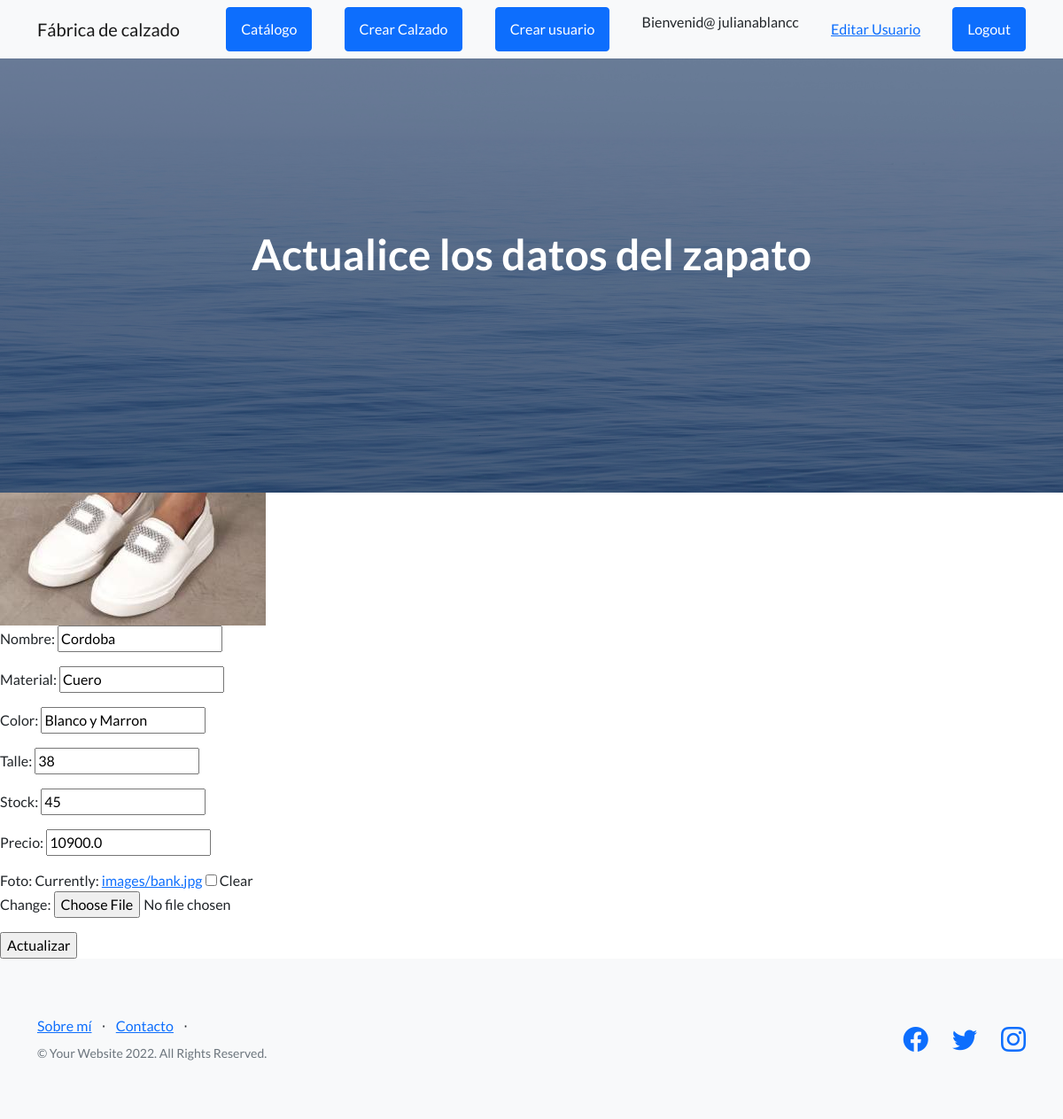
The app's page /AppFabrica/editarzapato/10 (signed in) with its own data.
### AppFabrica/models.py (models this page shows, shortened)
class Zapato (models.Model):
    nombre = models.CharField(max_length=50, default=None)
    material = models.CharField(max_length=50, default=None)
    color = models.CharField(max_length=50, default=None)
    talle = models.IntegerField(default=None)
    stock = models.IntegerField(default=None)
    precio = models.FloatField(default=None)
    foto = models.ImageField(upload_to='images/', null=True, blank=True)

### AppFabrica/views.py (the view)
def editar_zapato (request, id):
    zapato = Zapato.objects.get(id=id)
    if request.method == 'POST':
        form_zapato = ZapatoFormulario(request.POST, files=request.FILES)
        if form_zapato.is_valid():
            data=form_zapato.cleaned_data
            zapato.nombre=data['nombre']
            zapato.material=data['material']
            zapato.color=data['color']
            zapato.talle=data['talle']
            zapato.stock=data['stock']
            zapato.precio=data['precio']
            if data['foto'] is not None:
                zapato.foto=data['foto']
            print("data['foto'] ", data['foto'])
            zapato.save()
        print(form_zapato.errors)
        return HttpResponseRedirect('/AppFabrica/zapatos')
    else:
        form_zapato = ZapatoFormulario (initial={
            "nombre": zapato.nombre,
            "material":zapato.material,
            "color":zapato.color,
            "talle":zapato.talle,
            "stock":zapato.stock,
            "precio":zapato.precio,
            "foto":zapato.foto
        })
    return render (request, "editarcalzado.html", {"form_zapato":form_zapato, "id":id , "url":zapato.foto.url})

### AppFabrica/forms.py
class ZapatoFormulario(forms.ModelForm):
    class Meta:
        model= Zapato
        fields=('nombre','material','color', 'talle', 'stock', 'precio', 'foto')

### AppFabrica/templates/editarcalzado.html
{% extends 'padre.html' %}
{% load static %}
{% block contenidoDinamico%}
<header class="masthead">
    <div class="container position-relative">
        <div class="row justify-content-center">
            <div class="col-xl-20">
                <div class="text-center text-white">
                    <h1 class="mb-5">Actualice los datos del zapato</h1>
                </div>
            </div>
        </div>
    </div>
</header>
<form action="{% url 'editar_zapato' id %}" method="POST" enctype= multipart/form-data> {% csrf_token %}
    <img src="{{url}}" alt="foto_producto">
    {{form_zapato.as_p}}
    <input type="submit" value="Actualizar"/>
</form>
{% endblock contenidoDinamico%}

### AppFabrica/templates/padre.html (shortened to what this page needs)
<!DOCTYPE html>
<html lang="en">
    <head>
        {% load static %}
        <link href="https://cdn.jsdelivr.net/npm/bootstrap-icons@1.5.0/font/bootstrap-icons.css" rel="stylesheet" type="text/css" />
        <link href= "{% static '/css/styles.css' %}" rel="stylesheet" />
    </head>
    <body>
        <nav class="navbar navbar-light bg-light static-top">
            <div class="container">
                <a class="navbar-brand" href= "{% url 'inicio' %}">Fábrica de calzado</a>
                <a class="btn btn-primary" href= "{% url 'lista_zapatos' %}" >Catálogo</a>
                {% if user.is_authenticated %}
                    {% if user.is_authenticated and user.is_staff  %}
                <a class="btn btn-primary" href= "{% url 'crearzapato' %}" >Crear Calzado</a>
                <a class="btn btn-primary" href= "{% url 'registrar' %}" >Crear usuario</a>
                {% endif %}
                <p> Bienvenid@ {{user.username}} </p>
                <a href= "{% url 'editar_usuario' %}" >Editar Usuario</a>
                <a class="btn btn-primary" href= "{% url 'logout' %}" >Logout</a>
                {% else %}
                <a class="btn btn-primary" href="{% url 'suscriptores' %}">Suscribirse</a>
                <a class="btn btn-primary" href= "{% url 'form_mayorista' %}" >Compra Mayorista</a>
                <a class="btn btn-primary" href= "{% url 'login' %}" >Login</a>
                {% endif %}
            </div>
        </nav>
        {% block contenidoDinamico%}
        {% endblock contenidoDinamico%}
        <footer class="footer bg-light">
            <div class="container">
                <div class="row">
                    <div class="col-lg-6 h-100 text-center text-lg-start my-auto">
                        <ul class="list-inline mb-2">
                            <li class="list-inline-item"><a href="{% url 'sobremi' %}">Sobre mí</a></li>
                            <li class="list-inline-item">⋅</li>
                            <li class="list-inline-item"><a href="{% url 'form_mayorista' %}">Contacto</a></li>
                            <li class="list-inline-item">⋅</li>
                        </ul>
                        <p class="text-muted small mb-4 mb-lg-0">&copy; Your Website 2022. All Rights Reserved.</p>
                    </div>
                    <div class="col-lg-6 h-100 text-center text-lg-end my-auto">
                        <ul class="list-inline mb-0">
                            <li class="list-inline-item me-4">
                                <a href="#!"><i class="bi-facebook fs-3"></i></a>
                            </li>
                            <li class="list-inline-item me-4">
                                <a href="#!"><i class="bi-twitter fs-3"></i></a>
                            </li>
                            <li class="list-inline-item">
                                <a href="#!"><i class="bi-instagram fs-3"></i></a>
                            </li>
                        </ul>
                    </div>
                </div>
            </div>
        </footer>
    </body>
</html>

### records on screen
Zapato: nombre "Cordoba", material "Cuero", color "Blanco y Marron", talle "38", stock "45", precio "10900.0"

### other values on screen
{{ user.username }} "julianablancc"
